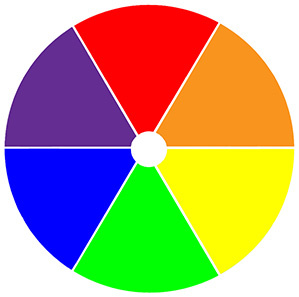
#> input picture color.jpg, 299 x 297 px
$ python Main.py
#> lines starting #> are read from the running program, lines starting #| are printed output that depends on the picture
import cv2
import numpy as np
import pandas as pd

img_path = "color.jpg"
img = cv2.imread(img_path)
#> img is the input picture: shape (297, 299, 3); mean B, G, R 123.8, 159.6, 177.5
img = cv2.resize(img, (700, 500))
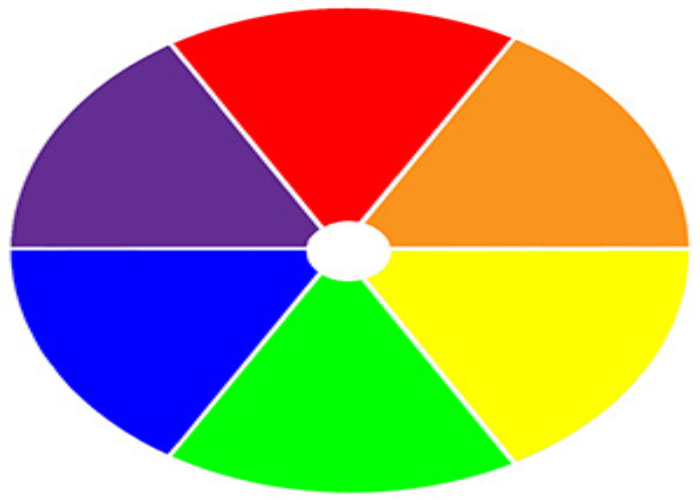
#> img: shape (500, 700, 3); mean B, G, R 123.8, 159.5, 177.4

clicked = False
r = g = b = xpos = ypos = 0


index = ["color", "color_name", "hex", "R", "G", "B"]
#> (the run stopped early here; a loop or call above may not have finished)
